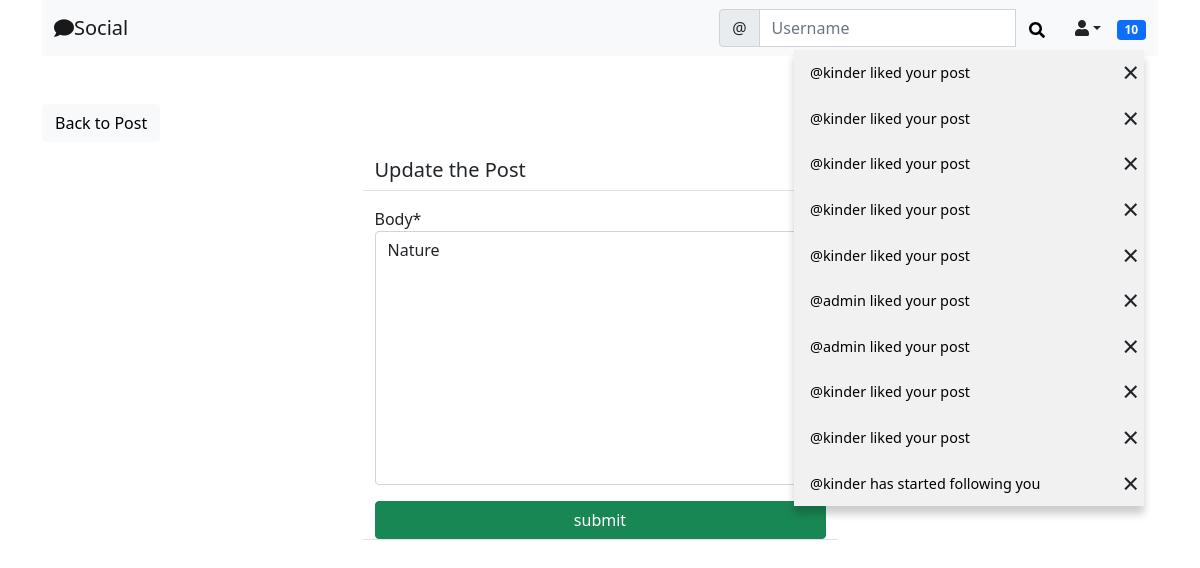
Screenshot of /social/post/edit/27 (signed in) with the database file from the repository.
### social/models.py (models this page shows)
class Notification(models.Model):
    notification_type=models.IntegerField()
    to_user=models.ForeignKey(User,related_name='notification_to', on_delete=models.CASCADE,null=True)
    from_user=models.ForeignKey(User,related_name='notification_from', on_delete=models.CASCADE,null=True)
    post=models.ForeignKey(Post,related_name='+',blank=True,null=True, on_delete=models.CASCADE)
    comment=models.ForeignKey(Comment,related_name='+',blank=True,null=True, on_delete=models.CASCADE)
    date=models.DateTimeField(default=timezone.now)
    user_has_seen=models.BooleanField(default=False)

class Post(models.Model):
    body=models.TextField()
    image=models.ImageField(upload_to='uploads/post_photos',blank=True)
    created_on=models.DateTimeField(default=timezone.now)
    author=models.ForeignKey(User,on_delete=models.CASCADE)
    likes=models.ManyToManyField(User,blank=True,related_name='likes')
    dislikes=models.ManyToManyField(User,blank=True,related_name='dislikes')

### social/views.py (the view, shortened to what this page needs)
# urls.py: path('post/edit/<int:pk>',PostEditView.as_view(),name='post-edit'),
class PostEditView(LoginRequiredMixin,UserPassesTestMixin,UpdateView):
    model=Post
    fields=['body']
    template_name='social/post_edit.html'
    def test_func(self):
        post=self.get_object()
        return self.request.user==post.author

### landing/templatetags/custom_tags.py (called while the page is built)
@register.inclusion_tag('social/show_notification.html',takes_context=True)
def show_notification(context):
    request_user=context['request'].user
    notifications=Notification.objects.filter(to_user=request_user).exclude(user_has_seen=True).order_by('-date')
    return {'notifications':notifications}

### social/templates/social/post_edit.html (shortened to what this page needs)
{% extends 'landing/base.html' %}
{% load crispy_forms_tags %}
{% block content %}
<div class="container">
    <div class="row  mt-5">
        <div class="col-md-5 col-sm-6 ">
            <a href="{% url 'post-detail' object.pk %}" class="btn btn-light">Back to Post</a>
        </div>
    </div>
    <div class="row justify-content-center mt-3">
        <div class="col-md-5 col-sm-12 border-bottom">
            <h5>Update the Post</h5>
        </div>
    </div>
    <div class="row justify-content-center mt-3">
        <div class="col-md-5 col-sm-12 border-bottom">
            <form method="post" enctype="multipart/form-data">
                {{form | crispy}}
                <div class="d-grid gap-2">
                    <button class="btn btn-success mt-3">
                        submit
                    </button>
                </form>
                </div>
        </div>
    </div>
{% endblock  %}

### social/templates/social/show_notification.html (shortened to what this page needs)
<div class="dropdown">
    <span class="badge bg-primary notification-badge" onclick="showNotification()">{{ notifications.count }}</span>
    <div class="dropdown-content " id="notification-container">
        {% for notification in notifications %}
            {% if notification.post %}
                {% if notification.notification_type == 1 %}
                <div class="dropdown-item-parent">
                    <a href="{% url "post-notification" notification.pk notification.post.pk %}">@{{ notification.from_user}} liked your post</a>
                    <span class="dropdown-item-close">&times;</span>
                </div>
                {% elif notification.notification_type == 2 %}
                <div class="dropdown-item-parent">
                    <a href="{% url "post-notification" notification.pk notification.post.pk %}">@{{ notification.from_user}} commented on your post</a>
                    <span class="dropdown-item-close">&times; </span>
                </div>
                {% endif %}
            {% else %}
            <div class="dropdown-item-parent">
                <a href="{% url "follow-notification" notification.pk notification.from_user.profile.pk %}">@{{ notification.from_user}} has started following you</a>
                <span class="dropdown-item-close">&times; </span>
            </div>
            {% endif %}
            {% endfor %}
        </div>
</div>

### static/css/style.css (style rules this page uses)
.notification-badge { transition: 0.3s; }
.dropdown { position: relative; display: inline-block; }
.dropdown-content { right: 2px; margin-top: 10px; position: absolute; background-color: #f1f1f1; min-width: 350px; box-shadow: 0px 8px 8px 0px rgba(0,0,0,0.2); z-index: 3; font-size: 0.9rem; }
.dropdown-content a { color: #000; padding: 12px 16px; text-decoration: none; display: block; }
.dropdown-item-parent { position: relative; display: block; }
.dropdown-item-close { position: absolute; top: 0; right: 0; font-size: 1.8rem; padding-right: 5px; transition: 0.3s; }

### rows the page displays
Notification: from_user "kinder"
Notification: from_user "kinder"
Notification: from_user "kinder"
Notification: from_user "kinder"
Notification: from_user "kinder"
Notification: from_user "admin"
Notification: from_user "admin"
Notification: from_user "kinder"
Notification: from_user "kinder"
Notification: from_user "kinder"
Post: body "Nature"

### other values shown
{{ notifications.count }} "10"
